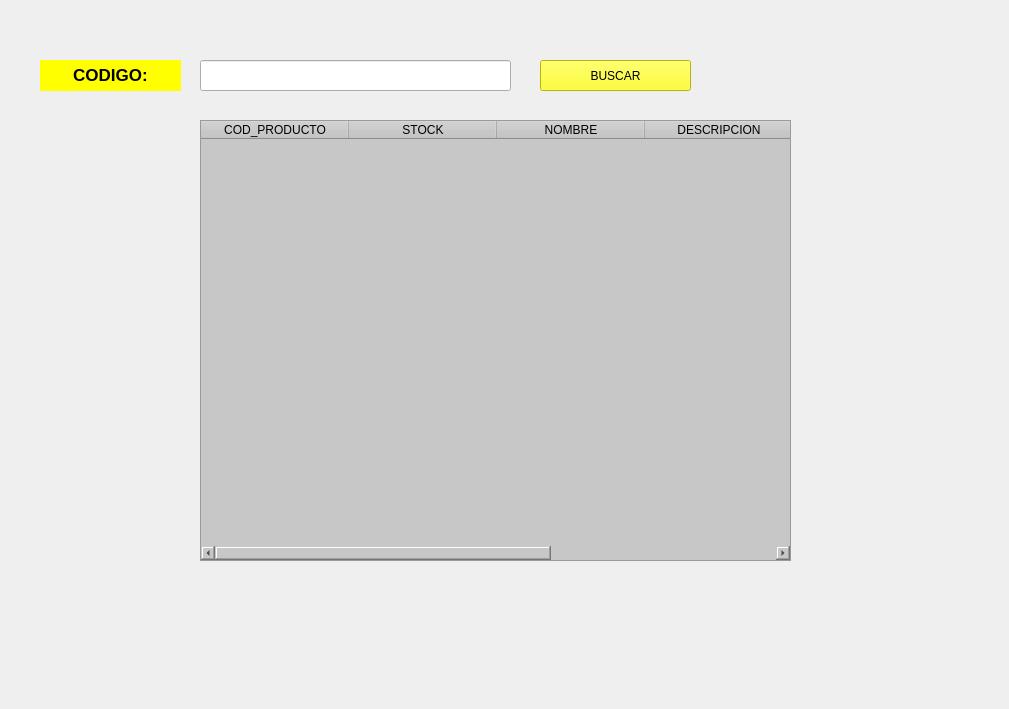
    <widget class="QWidget" name="tab_BUSCAR">
     <attribute name="title">
      <string>Buscar Productos</string>
     </attribute>
     <widget class="QLabel" name="label_3">
      <property name="geometry">
       <rect>
        <x>0</x>
        <y>-20</y>
        <width>1000</width>
        <height>700</height>
       </rect>
      </property>
      <property name="styleSheet">
       <string notr="true">background-image: url(C:/Users/User/Downloads/home.jpg);
background-repeat: no-repeat;
background-position: center center;
background-size: cover;</string>
      </property>
      <property name="text">
       <string/>
      </property>
      <property name="pixmap">
       <pixmap>../../Downloads/Downloads/principal.png</pixmap>
      </property>
      <property name="scaledContents">
       <bool>true</bool>
      </property>
      <property name="alignment">
       <set>Qt::AlignLeading|Qt::AlignLeft|Qt::AlignVCenter</set>
      </property>
     </widget>
     <widget class="QTableWidget" name="table_BUSCAR">
      <property name="geometry">
       <rect>
        <x>200</x>
        <y>120</y>
        <width>591</width>
        <height>441</height>
       </rect>
      </property>
      <property name="font">
       <font>
        <weight>50</weight>
        <bold>false</bold>
       </font>
      </property>
      <property name="styleSheet">
       <string notr="true">background-color: rgb(199, 199, 199);</string>
      </property>
      <property name="dragEnabled">
       <bool>false</bool>
      </property>
      <property name="sortingEnabled">
       <bool>false</bool>
      </property>
      <attribute name="horizontalHeaderCascadingSectionResizes">
       <bool>false</bool>
      </attribute>
      <attribute name="horizontalHeaderDefaultSectionSize">
       <number>148</number>
      </attribute>
      <column>
       <property name="text">
        <string>COD_PRODUCTO</string>
       </property>
      </column>
      <column>
       <property name="text">
        <string>STOCK</string>
       </property>
      </column>
      <column>
       <property name="text">
        <string>NOMBRE</string>
       </property>
      </column>
      <column>
       <property name="text">
        <string>DESCRIPCION</string>
       </property>
      </column>
      <column>
       <property name="text">
        <string>VALOR</string>
       </property>
      </column>
     </widget>
     <widget class="QLabel" name="label_7">
      <property name="geometry">
       <rect>
        <x>30</x>
        <y>50</y>
        <width>491</width>
        <height>51</height>
       </rect>
      </property>
      <property name="styleSheet">
       <string notr="true">QTextBrowser {
    background-color: transparent;
    border: 1px solid white;
}</string>
      </property>
      <property name="text">
       <string/>
      </property>
     </widget>
     <widget class="QPushButton" name="Button_BUSCAR">
      <property name="geometry">
       <rect>
        <x>540</x>
        <y>60</y>
        <width>151</width>
        <height>31</height>
       </rect>
      </property>
      <property name="styleSheet">
       <string notr="true">
font: 14pt &quot;MS Shell Dlg 2&quot;;
background-color: rgb(255, 255, 0);
</string>
      </property>
      <property name="text">
       <string>BUSCAR</string>
      </property>
     </widget>
     <widget class="QLabel" name="label_CODIGO">
      <property name="geometry">
       <rect>
        <x>40</x>
        <y>60</y>
        <width>141</width>
        <height>31</height>
       </rect>
      </property>
      <property name="font">
       <font>
        <pointsize>13</pointsize>
        <weight>75</weight>
        <bold>true</bold>
       </font>
      </property>
      <property name="layoutDirection">
       <enum>Qt::RightToLeft</enum>
      </property>
      <property name="styleSheet">
       <string notr="true">background-color: rgb(85, 255, 255);

background-color: rgb(255, 255, 0);</string>
      </property>
      <property name="text">
       <string>&lt;html&gt;&lt;head/&gt;&lt;body&gt;&lt;p align=&quot;center&quot;&gt;CODIGO:&lt;/p&gt;&lt;/body&gt;&lt;/html&gt;</string>
      </property>
     </widget>
     <widget class="QLineEdit" name="lineEdit_CODIGO">
      <property name="geometry">
       <rect>
        <x>200</x>
        <y>60</y>
        <width>311</width>
        <height>31</height>
       </rect>
      </property>
     </widget>
    </widget>
